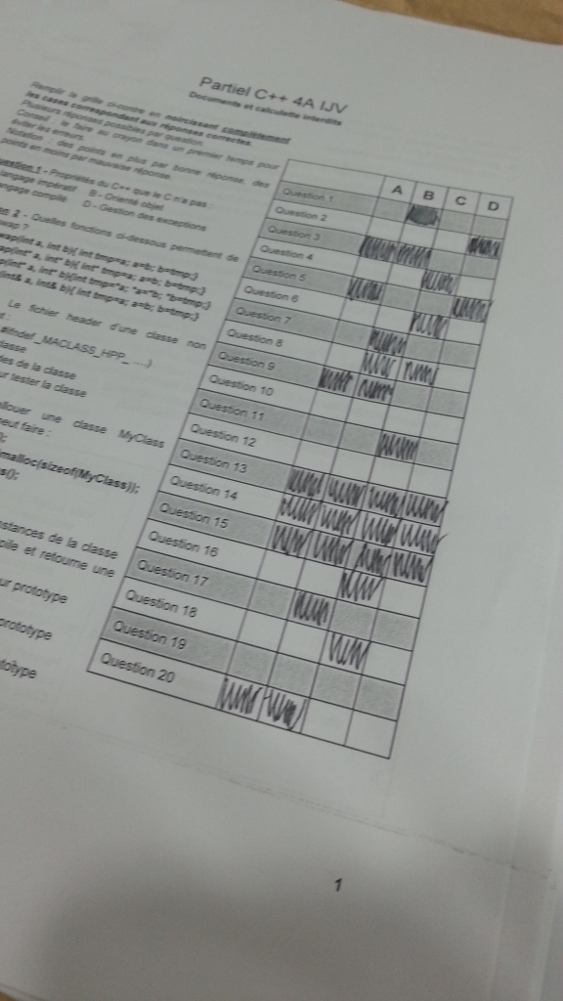
//> input picture ConsoleApplication1/ConsoleApplication1/test/000.jpg, 563 x 1001 px, given in place of corrected033.jpg, which was not available
$ ./ConsoleApplication1   (built with g++ and OpenCV 4)
//> lines starting //> are read from the running program, lines starting //| are printed output that depends on the picture; after the words box and inside, x2 and y2 are one past the last pixel; in counts of white or black regions, pixels touching at a corner belong together; pictures that were not available may be replaced by others from this repository, and a replacement may not be noted
### ConsoleApplication1/ConsoleApplication1/stdafx.h
// stdafx.h : fichier Include pour les fichiers Include système standard,
// ou les fichiers Include spécifiques aux projets qui sont utilisés fréquemment,
// et sont rarement modifiés
//

#pragma once

#include "targetver.h"

#include <stdio.h>
#include <tchar.h>


// TODO: faites référence ici aux en-têtes supplémentaires nécessaires au programme

### ConsoleApplication1/ConsoleApplication1/ConsoleApplication1.cpp
#include "stdafx.h"
#include "opencv2\core\core.hpp"
#include "opencv2\highgui\highgui.hpp"
#include "opencv2\imgproc\imgproc.hpp"
#include <iostream>
#include <vector>

using namespace cv;
using namespace std;

/// Global Variables
Mat img; Mat cutImage; Mat templ; Mat result; Mat gray;
RNG rng(12345);

const int alpha_slider_max = 99;
int alpha_slider=0;
int choice = 0;

/// Function Headers
Vec3b getPixelColorAt(Mat* img, int x, int y);
float getPixelColorAtf(Mat* img, int x, int y);
void setPixelColorAt(Mat* img, int x, int y, uchar R, uchar G, uchar B);
void setPixelColorAt(Mat* img, int x, int y, float color);
float getAvgPixelColor(Mat* img, int x, int y, int step, int range);
float getAverageImageColor(Mat* img);
void normalizeImage(Mat* img, float rate, int iterations);
void polarizeImage(Mat* img);
int getMaxColor(Mat* img);
int getMinColor(Mat* img);
void binarizeAndNormalize(Mat* img, float tolerance);
void binarizeAndNormalize(Mat* img, float tolerance, Vec2i step);
void thresholdArea(Mat* img, Rect area, int min, int max, bool inverted);
int getMinColorInArea(Mat* img, Rect area);
int getMaxColorInArea(Mat* img, Rect area);
void getGridAnswers(string windowName);
void GetImageFromPoints();
struct line2 { Vec2f s, e; };
double CCW(Vec2f a, Vec2f b, Vec2f c);
int middle(int a, int b, int c);
int intersect(line2 a, line2 b);
void CallBackFunc(int event, int x, int y, int flags, void* userdata);
void findGrid(string windowName, bool hasBounds);
float distance(float p1x, float p1y, float p2x, float p2y);
bool contains(Point test, vector<Point> points) ;
Vec4i getWeightedBounds(vector<Point> points, float toleranceX, float toleranceY);
void on_trackbar( int, void* );
float getLineHorizontalRatio(Point A, Point B);
float getLineVerticalRatio(Point A, Point B);

//quelques variables en rapport avec le découpage de l'image.
vector<Point2f> storedPoints;
Vec4i mouseBounds = Vec4i(100, 100, 200, 200);

/** @function main */
int _tmain(int argc, _TCHAR* argv[])
{

	cout<<"0 - traitement complet"<<endl;
	cout<<"1 - traitement avec encadrement souris (2 points nécessaires)"<<endl;
	cout<<"2 - traitement sur image déjà découpée"<<endl;
	cout<<"3 - traitement sur sans detection de note (avec slider)"<<endl;
	cin>>choice;
//> the answer given: 2
	if(choice==0)
	{
		string imgName;
		cout<<"Tappez le nom de l'image à analyser:"<<endl;
		cin>>imgName;
		img = imread( "test/"+imgName);

		if(!img.data)
		{
			img = imread( "test/001.jpg");
			if(!img.data)
			{
				return 0;
			}
		}

		findGrid("Lines", false);
		GetImageFromPoints();
		waitKey(0);
		return 0;
	}
	else if(choice==1)
	{
		/// On charge l'image à analyser.
		string imgName;
		cout<<"Tappez le nom de l'image à analyser:"<<endl;
		cin>>imgName;
		img = imread( "test/"+imgName);

		if(!img.data)
		{
			img = imread( "test/001.jpg");
			if(!img.data)
			{
				return 0;
			}
		}

		namedWindow("original", 1);
		setMouseCallback("original", CallBackFunc, NULL);

		waitKey(0);
		return 0;
	}
	else
	{
		/// Create Windows
		namedWindow(":D", 1);
		createTrackbar( "Image", ":D", &alpha_slider, alpha_slider_max, on_trackbar );
//> slider 'Image' is set to 33
		/// Show some stuff
		on_trackbar( alpha_slider, 0 );
//> in on_trackbar, img is the input picture: 1001 rows x 563 cols, CV_8UC3; mean B, G, R 144.4, 148.1, 145.9
//> in getGridAnswers, `cv::Mat croppedImage = cutImage(myROI);`:
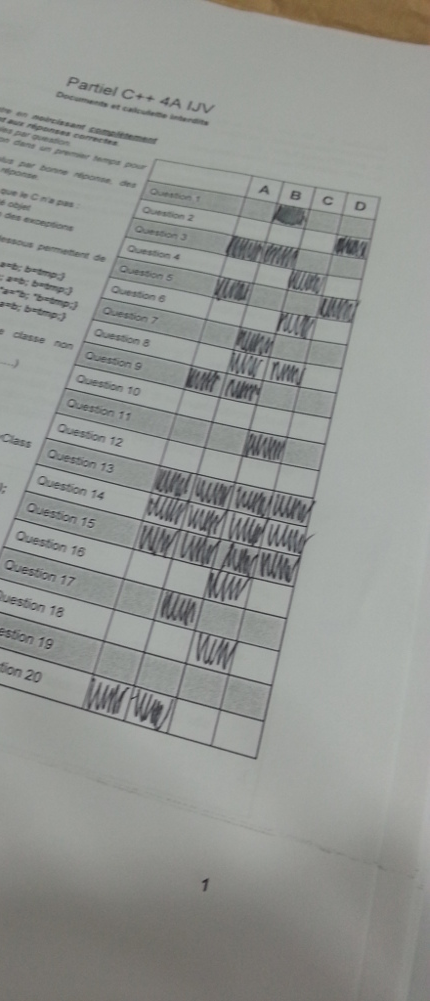
//> croppedImage: 1001 rows x 430 cols, CV_8UC3; mean B, G, R 144.3, 148, 145.8
//> in getGridAnswers, `resize(croppedImage, reducedImg, Size(50, 50));`:
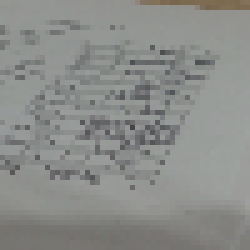
//> reducedImg: 50 rows x 50 cols, CV_8UC3 (shown 5 times larger); mean B, G, R 138.1, 140.6, 139
//> the loop in getAverageImageColor, `for(int i = 0; i<img->size().width; i++)` made 50 passes
//> after the loop in getAverageImageColor, `for(int i = 0; i<img->size().width; i++)`: total = 345143
//> in getAverageImageColor, `total = total/(img->size().width*img->size().height);`: total = 138.1
//> in getGridAnswers, `float colorRatio = getAverageImageColor(&reducedImg)/134;`: colorRatio = 1.03
//| colorRatio: 1.03028
//> after the loop in binarizeAndNormalize, `for(int xPos = 0; xPos<img->size().width; xPos+=step.val[0])`:
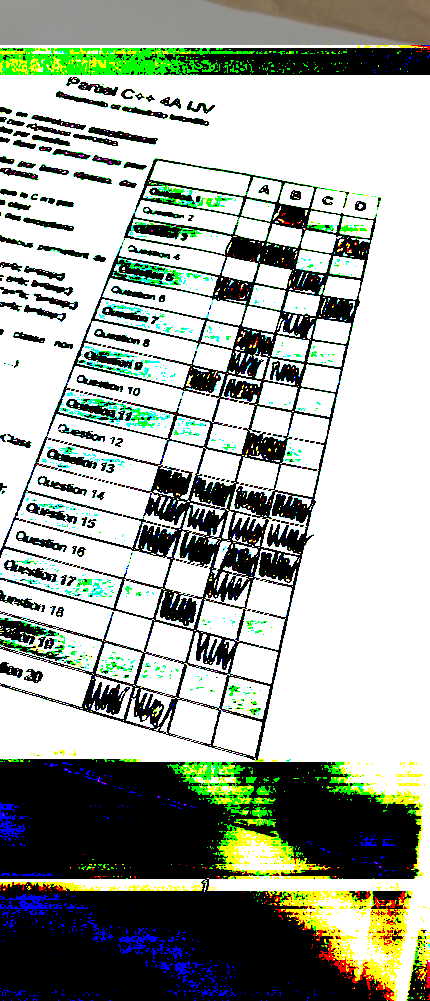
//> img: 1001 rows x 430 cols, CV_8UC3; mean B, G, R 158.4, 168.7, 161.2
//> in getGridAnswers, `GaussianBlur( croppedImage, croppedImage, Size( 15, 15 ), 0, 0 );`:
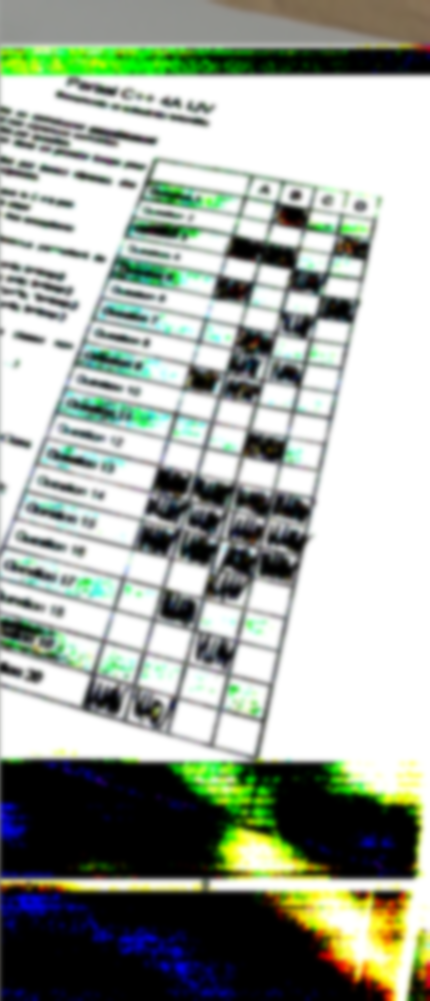
//> croppedImage: 1001 rows x 430 cols, CV_8UC3; mean B, G, R 158.3, 168.7, 161.2
//> in getGridAnswers, `GaussianBlur( croppedImage, croppedImage, Size( 15, 15 ), 0, 0 );`:
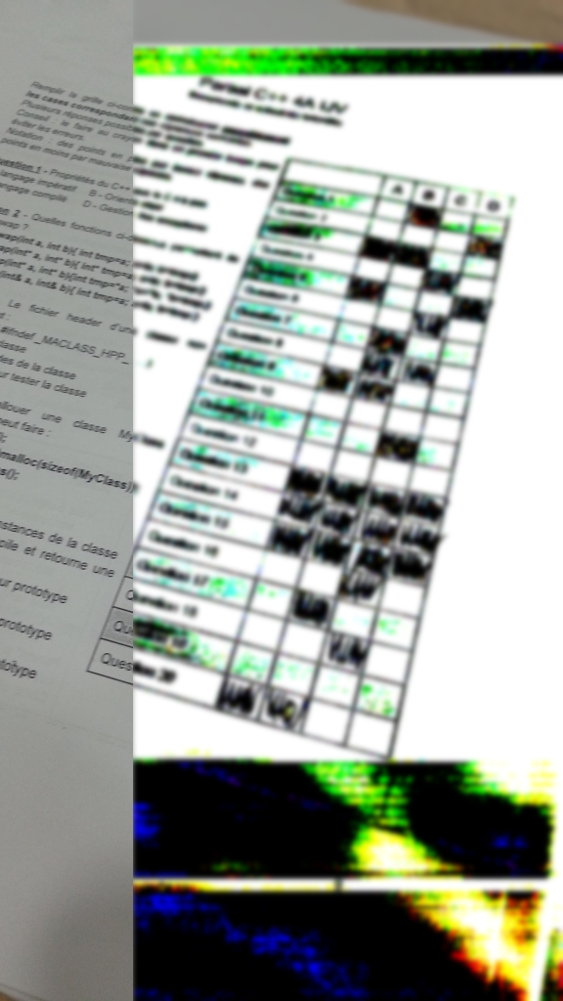
//> cutImage: 1001 rows x 563 cols, CV_8UC3; mean B, G, R 155.1, 163.9, 157.7
//> the loop in getMaxColor, `for(int i = 0; i<img->size().width; i++)` made 430 passes
//> after the loop in getMaxColor, `for(int i = 0; i<img->size().width; i++)`: maxColor = 255
//> the loop in getMinColor, `for(int i = 0; i<img->size().width; i++)` made 430 passes
//> after the loop in getMinColor, `for(int i = 0; i<img->size().width; i++)`: minColor = 0
//> in getGridAnswers, `float diff = max-min;`: diff = 255
//> after the loop in getGridAnswers, `for(float j=0; j<20; j++)`:
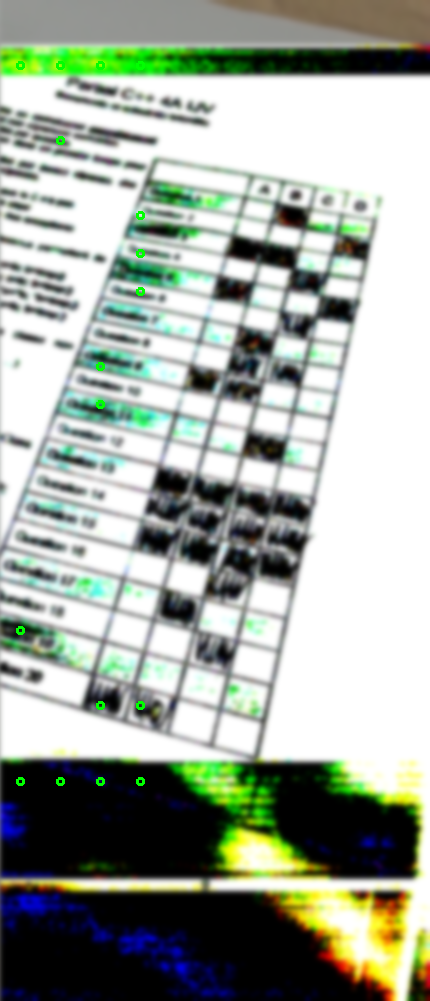
//> croppedImage: 1001 rows x 430 cols, CV_8UC3; 0.23% of pixels changed, all inside (x1, y1, x2, y2) = (16, 61, 145, 786)
//> after the loop in getGridAnswers, `for(float j=0; j<20; j++)`:
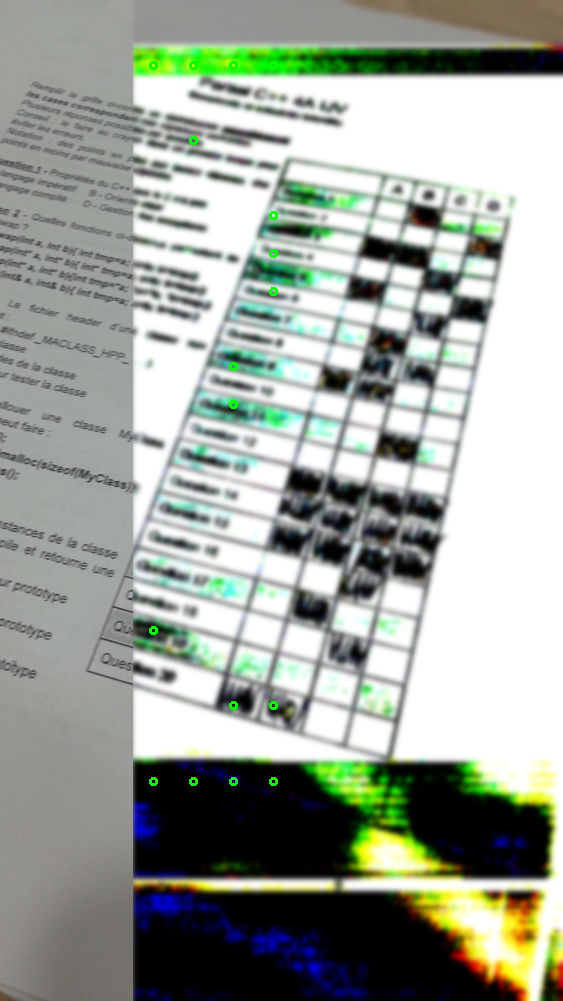
//> cutImage: 1001 rows x 563 cols, CV_8UC3; 0.18% of pixels changed, all inside (x1, y1, x2, y2) = (149, 61, 278, 786)
		waitKey(0);
//> the loop in getAverageImageColor (call 2), `for(int i = 0; i<img->size().width; i++)` made 50 passes
//| colorRatio: 1.03028
//> the loop in getMaxColor (call 2), `for(int i = 0; i<img->size().width; i++)` made 430 passes
//> the loop in getMinColor (call 2), `for(int i = 0; i<img->size().width; i++)` made 430 passes
		return 0;
//> (the program exits here)

$ run again, on ConsoleApplication1/ConsoleApplication1/test/002.jpg
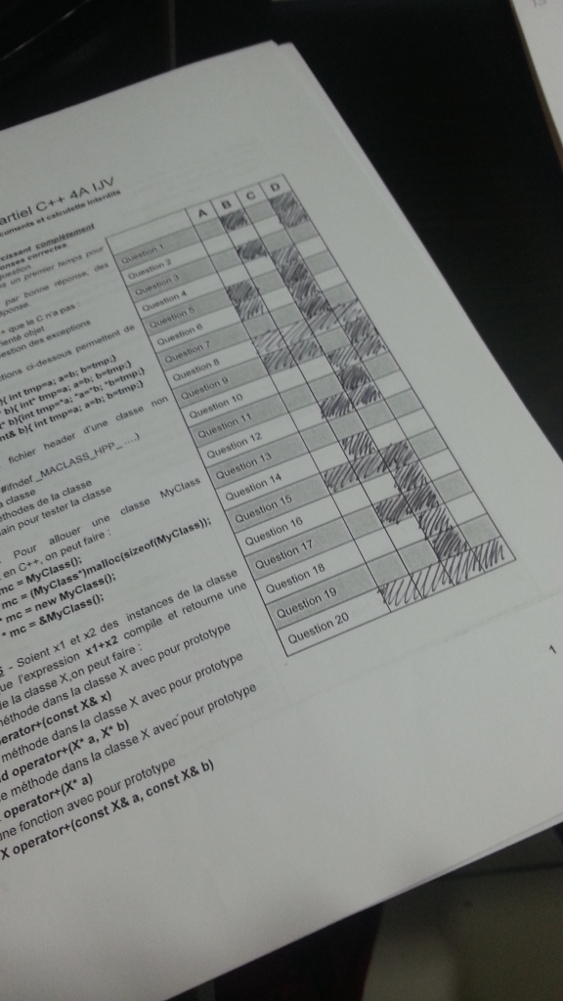
//> input picture ConsoleApplication1/ConsoleApplication1/test/002.jpg, 563 x 1001 px, given in place of corrected033.jpg, which was not available
//> in on_trackbar, img is the input picture: 1001 rows x 563 cols, CV_8UC3; mean B, G, R 118.6, 121.7, 119.3
//> the loop in getAverageImageColor, `for(int i = 0; i<img->size().width; i++)` made 50 passes
//> after the loop in getAverageImageColor, `for(int i = 0; i<img->size().width; i++)`: total = 295961
//> in getAverageImageColor, `total = total/(img->size().width*img->size().height);`: total = 118.4
//> colorRatio = 0.883
//| colorRatio: 0.883466
//> in getGridAnswers, `GaussianBlur( croppedImage, croppedImage, Size( 15, 15 ), 0, 0 );`:
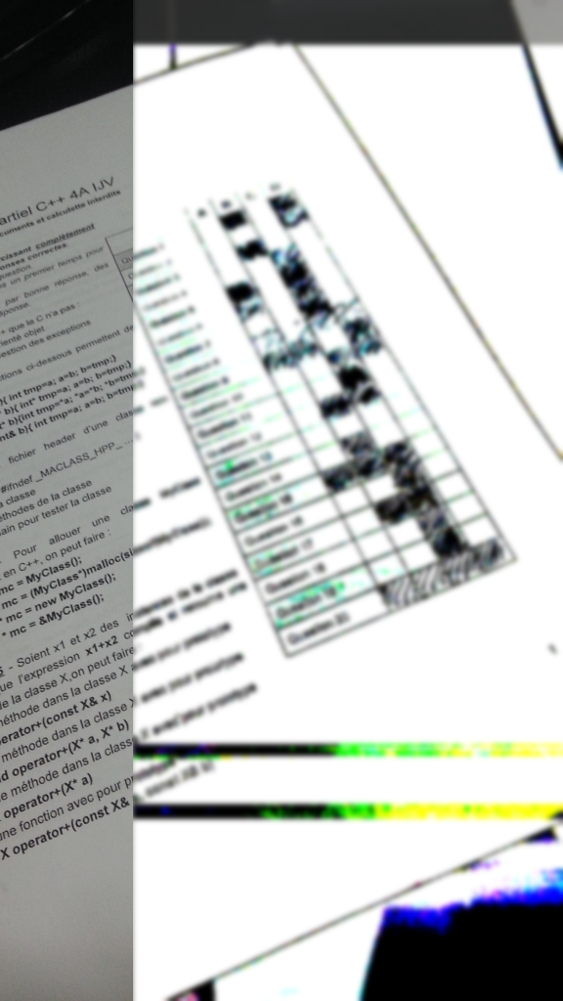
//> cutImage: 1001 rows x 563 cols, CV_8UC3; mean B, G, R 190.8, 192.8, 190.2
//> the loop in getMaxColor, `for(int i = 0; i<img->size().width; i++)` made 430 passes
//> after the loop in getMaxColor, `for(int i = 0; i<img->size().width; i++)`: maxColor = 255
//> the loop in getMinColor, `for(int i = 0; i<img->size().width; i++)` made 430 passes
//> after the loop in getMinColor, `for(int i = 0; i<img->size().width; i++)`: minColor = 0
//> diff = 255
//> after the loop in getGridAnswers, `for(float j=0; j<20; j++)`:
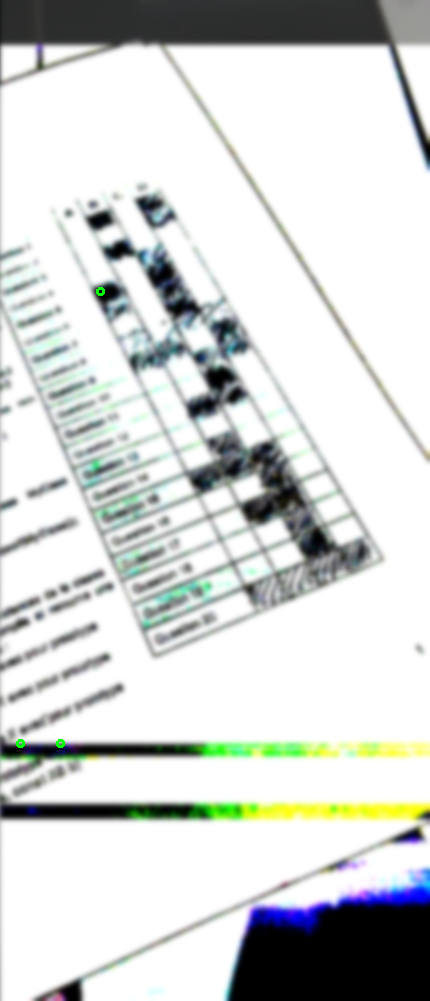
//> croppedImage: 1001 rows x 430 cols, CV_8UC3; mean B, G, R 211.1, 213, 210
//> the loop in getAverageImageColor (call 2), `for(int i = 0; i<img->size().width; i++)` made 50 passes
//| colorRatio: 0.883466
//> the loop in getMaxColor (call 2), `for(int i = 0; i<img->size().width; i++)` made 430 passes
//> the loop in getMinColor (call 2), `for(int i = 0; i<img->size().width; i++)` made 430 passes

$ run again, on ConsoleApplication1/ConsoleApplication1/test/003.jpg
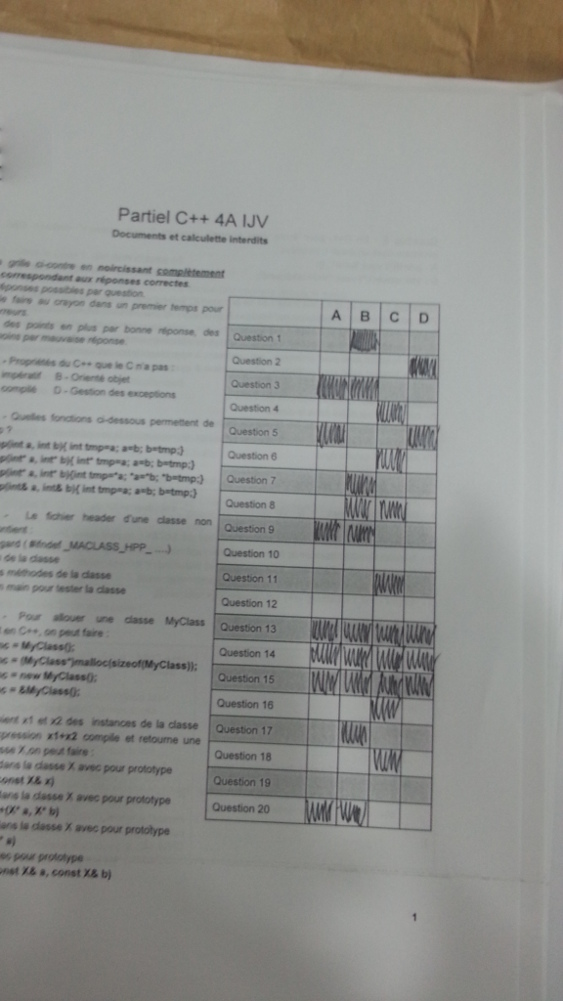
//> input picture ConsoleApplication1/ConsoleApplication1/test/003.jpg, 563 x 1001 px, given in place of corrected033.jpg, which was not available
//> in on_trackbar, img is the input picture: 1001 rows x 563 cols, CV_8UC3; mean B, G, R 140.4, 144.2, 143.8
//> the loop in getAverageImageColor, `for(int i = 0; i<img->size().width; i++)` made 50 passes
//> after the loop in getAverageImageColor, `for(int i = 0; i<img->size().width; i++)`: total = 339963
//> in getAverageImageColor, `total = total/(img->size().width*img->size().height);`: total = 136
//> colorRatio = 1.01
//| colorRatio: 1.01481
//> the loop in getMaxColor, `for(int i = 0; i<img->size().width; i++)` made 430 passes
//> after the loop in getMaxColor, `for(int i = 0; i<img->size().width; i++)`: maxColor = 255
//> the loop in getMinColor, `for(int i = 0; i<img->size().width; i++)` made 430 passes
//> after the loop in getMinColor, `for(int i = 0; i<img->size().width; i++)`: minColor = 0
//> diff = 255
//> after the loop in getGridAnswers, `for(float j=0; j<20; j++)`:
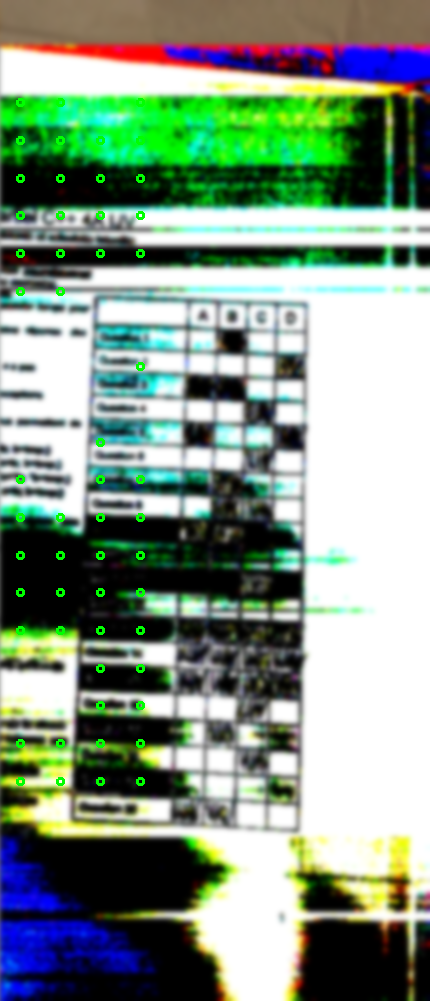
//> croppedImage: 1001 rows x 430 cols, CV_8UC3; mean B, G, R 133.2, 149.8, 130.5
//> after the loop in getGridAnswers, `for(float j=0; j<20; j++)`:
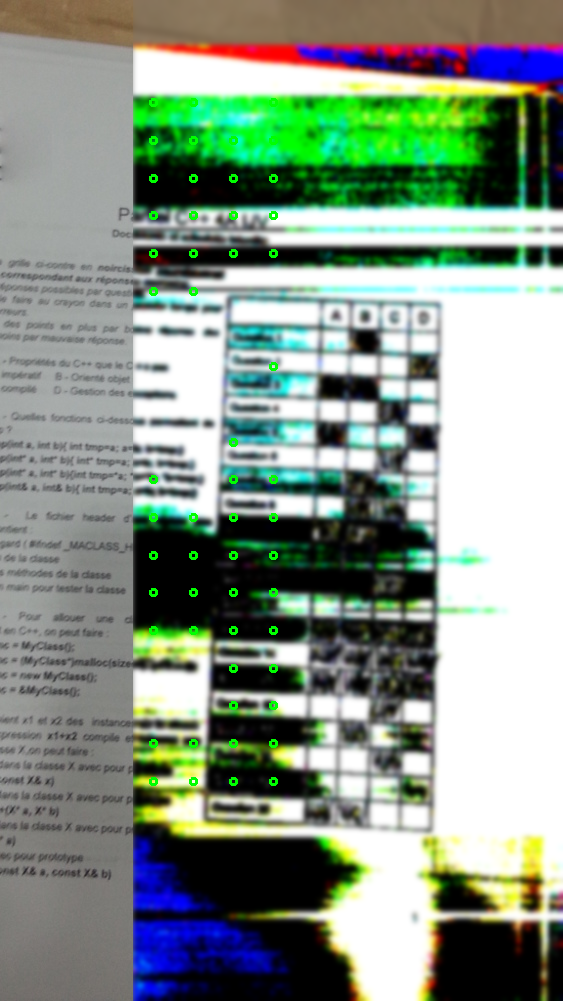
//> cutImage: 1001 rows x 563 cols, CV_8UC3; mean B, G, R 134.1, 147.5, 132.6
//> the loop in getAverageImageColor (call 2), `for(int i = 0; i<img->size().width; i++)` made 50 passes
//| colorRatio: 1.01481
//> the loop in getMaxColor (call 2), `for(int i = 0; i<img->size().width; i++)` made 430 passes
//> the loop in getMinColor (call 2), `for(int i = 0; i<img->size().width; i++)` made 430 passes
